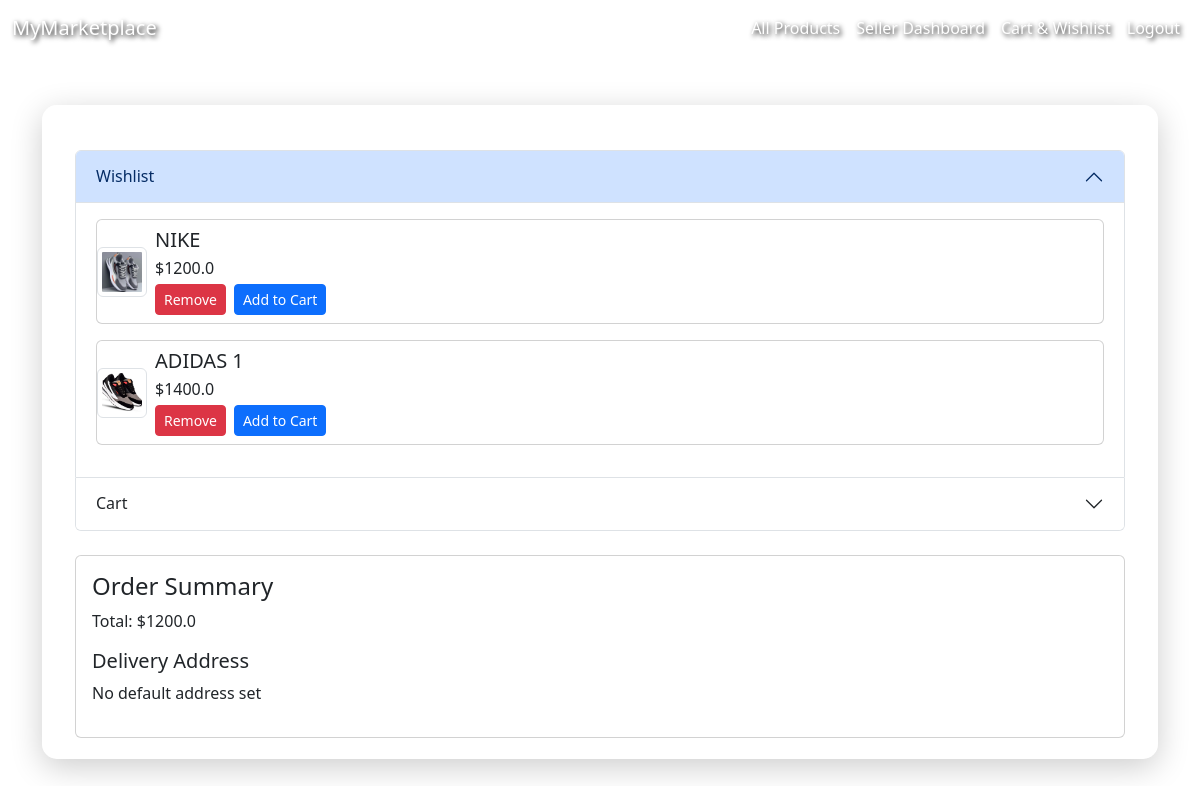
The app's page /wishlist-cart (signed in) with its own data.
### models.py (models this page shows, shortened)
class Product(db.Model):
    id = db.Column(db.Integer, primary_key=True)
    name = db.Column(db.String(100), nullable=False)
    description = db.Column(db.Text, nullable=False)
    price = db.Column(db.Float, nullable=False)
    size = db.Column(db.String(50), nullable=False)
    category = db.Column(db.String(50), nullable=False)
    brand = db.Column(db.String(50), nullable=False)
    upload_time = db.Column(db.DateTime)
    status = db.Column(db.String(20), default="pending")  # 'pending', 'approved', 'rejected'
    owner_id = db.Column(db.Integer, db.ForeignKey('user.id'), nullable=False)  # The seller
    warehouse_status = db.Column(db.String(20), default="not_stored")  # 'stored', 'not_stored'
    review_count = db.Column(db.Integer, default=0)
    total_rating = db.Column(db.Float, default=0.0)  # Total rating sum
    stock = db.Column(db.Integer, default=0)  # Number of products available to the buyer
    original_price = db.Column(db.Float, nullable=False)
    is_auctioned = db.Column(db.Boolean, default=False)
    upload_time = db.Column(db.DateTime)
    image_url = db.Column(db.String(200), nullable=True)
    owner = db.relationship('User', backref=db.backref('products', lazy=True))
    reviews = db.relationship('Review', backref='product', lazy=True)

### app.py (the view)
@app.route('/wishlist-cart')
@login_required
def wishlist_cart():
    wishlist_products = [w.product for w in Wishlist.query.filter_by(buyer_id=current_user.id).all()]
    cart_items = Cart.query.filter_by(buyer_id=current_user.id).all()
    total = sum(item.product.price * item.quantity for item in cart_items)
    return render_template('wishlist_cart.html',
                           wishlist_items=wishlist_products,
                           cart_items=cart_items,
                           total=total,
                           address=current_user.address)

### app.py (called while the page is built)
@login_manager.user_loader
def load_user(user_id):
    return User.query.get(int(user_id))

### models.py (called while the page is built)
    @property
    def is_active(self):
        return self.account_status == 'active'

### templates/wishlist_cart.html (shortened to what this page needs)
{% extends 'base.html' %}
{% block content %}
<div class="container mt-4">
  <div class="accordion" id="wishlistCartAccordion">
    <div class="accordion-item">
      <h2 class="accordion-header" id="headingWishlist">
        <button class="accordion-button" type="button" data-bs-toggle="collapse" data-bs-target="#collapseWishlist" aria-expanded="true" aria-controls="collapseWishlist">
          Wishlist
        </button>
      </h2>
      <div id="collapseWishlist" class="accordion-collapse collapse show" aria-labelledby="headingWishlist" data-bs-parent="#wishlistCartAccordion">
        <div class="accordion-body">
          {% if wishlist_items %}
          {% for item in wishlist_items %}
          <div class="card mb-3">
            <div class="row g-0 align-items-center">
              <div class="col-auto">
                <img src="{{ url_for('static', filename=item.image_url or 'uploads/default.jpg') }}" alt="{{ item.name }}" class="img-thumbnail" style="width: 50px; height: 50px; object-fit: cover;">
              </div>
              <div class="col">
                <div class="card-body p-2">
                  <h5 class="card-title mb-1">{{ item.name }}</h5>
                  <p class="card-text mb-1">${{ item.price }}</p>
                  <div class="d-flex gap-2">
                    <form action="{{ url_for('remove_from_wishlist', product_id=item.id) }}" method="POST">
                      <button class="btn btn-sm btn-danger">Remove</button>
                    </form>
                    <form action="{{ url_for('add_to_cart', product_id=item.id) }}" method="POST">
                      <button class="btn btn-sm btn-primary">Add to Cart</button>
                    </form>
                  </div>
                </div>
              </div>
            </div>
          </div>
          {% endfor %}
          {% else %}
          <p>Your wishlist is empty.</p>
          {% endif %}
        </div>
      </div>
    </div>
    <div class="accordion-item">
      <h2 class="accordion-header" id="headingCart">
        <button class="accordion-button collapsed" type="button" data-bs-toggle="collapse" data-bs-target="#collapseCart" aria-expanded="false" aria-controls="collapseCart">
          Cart
        </button>
      </h2>
    </div>
  </div>
  <div class="card mt-4">
    <div class="card-body">
      <h4 class="card-title">Order Summary</h4>
      <p class="card-text">Total: ${{ total }}</p>
      <h5>Delivery Address</h5>
      <p>{{ address or 'No default address set' }}</p>
    </div>
  </div>
</div>
{% endblock %}

### records on screen
Product: image_url (picture), name "NIKE", price "1200.0"
Product: image_url (picture), name "ADIDAS 1", price "1400.0"

### other values on screen
{{ total }} "1200.0"
{{ address or 'No default address set' }} "No default address set"
